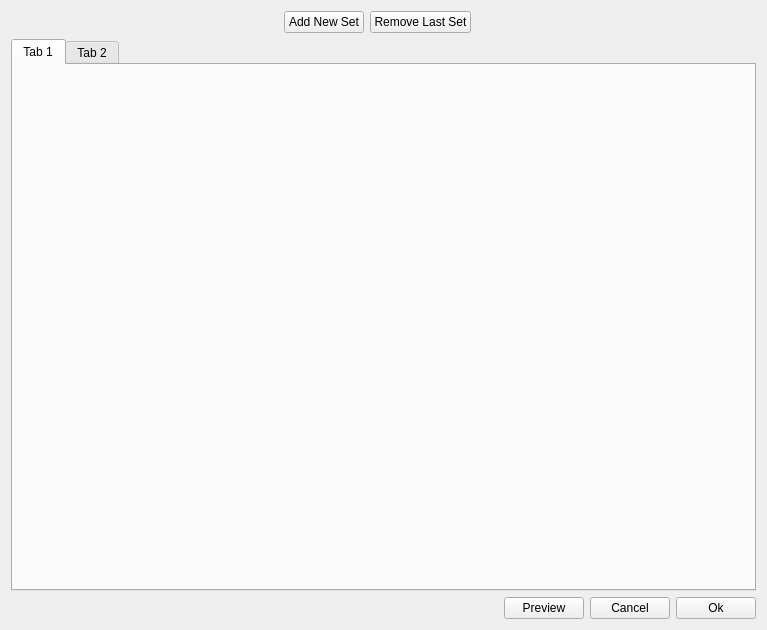
<?xml version="1.0" encoding="UTF-8"?>
<ui version="4.0">
 <class>DAVDuct</class>
 <widget class="QWidget" name="DAVDuct">
  <property name="geometry">
   <rect>
    <x>0</x>
    <y>0</y>
    <width>767</width>
    <height>630</height>
   </rect>
  </property>
  <property name="windowTitle">
   <string>Set axial ventilation duct</string>
  </property>
  <layout class="QVBoxLayout" name="verticalLayout">
   <item>
    <layout class="QHBoxLayout" name="horizontalLayout_2">
     <item>
      <spacer name="horizontalSpacer">
       <property name="orientation">
        <enum>Qt::Horizontal</enum>
       </property>
       <property name="sizeHint" stdset="0">
        <size>
         <width>40</width>
         <height>20</height>
        </size>
       </property>
      </spacer>
     </item>
     <item>
      <widget class="QPushButton" name="b_new">
       <property name="text">
        <string>Add New Set</string>
       </property>
      </widget>
     </item>
     <item>
      <widget class="QPushButton" name="b_remove">
       <property name="text">
        <string>Remove Last Set</string>
       </property>
      </widget>
     </item>
     <item>
      <widget class="HelpButton" name="b_help">
       <property name="text">
        <string/>
       </property>
       <property name="pixmap">
        <pixmap resource="../../../../Resources/pyleecan.qrc">:/images/images/icon/help_16.png</pixmap>
       </property>
      </widget>
     </item>
     <item>
      <spacer name="horizontalSpacer_2">
       <property name="orientation">
        <enum>Qt::Horizontal</enum>
       </property>
       <property name="sizeHint" stdset="0">
        <size>
         <width>40</width>
         <height>20</height>
        </size>
       </property>
      </spacer>
     </item>
    </layout>
   </item>
   <item>
    <widget class="QTabWidget" name="tab_vent">
     <widget class="QWidget" name="tab">
      <attribute name="title">
       <string>Tab 1</string>
      </attribute>
     </widget>
     <widget class="QWidget" name="tab_2">
      <attribute name="title">
       <string>Tab 2</string>
      </attribute>
     </widget>
    </widget>
   </item>
   <item>
    <layout class="QHBoxLayout" name="horizontalLayout_4">
     <item>
      <spacer name="horizontalSpacer_5">
       <property name="orientation">
        <enum>Qt::Horizontal</enum>
       </property>
       <property name="sizeHint" stdset="0">
        <size>
         <width>218</width>
         <height>20</height>
        </size>
       </property>
      </spacer>
     </item>
     <item>
      <widget class="QPushButton" name="b_plot">
       <property name="text">
        <string>Preview</string>
       </property>
      </widget>
     </item>
     <item>
      <widget class="QPushButton" name="b_cancel">
       <property name="text">
        <string>Cancel</string>
       </property>
      </widget>
     </item>
     <item>
      <widget class="QPushButton" name="b_ok">
       <property name="text">
        <string>Ok</string>
       </property>
      </widget>
     </item>
    </layout>
   </item>
  </layout>
 </widget>
 <customwidgets>
  <customwidget>
   <class>HelpButton</class>
   <extends>QLabel</extends>
   <header>......GUI/Tools/HelpButton.h</header>
  </customwidget>
 </customwidgets>
 <resources>
  <include location="../../../../Resources/pyleecan.qrc"/>
  <include location="../../../../Resources/pyleecan.qrc"/>
 </resources>
 <connections/>
</ui>
